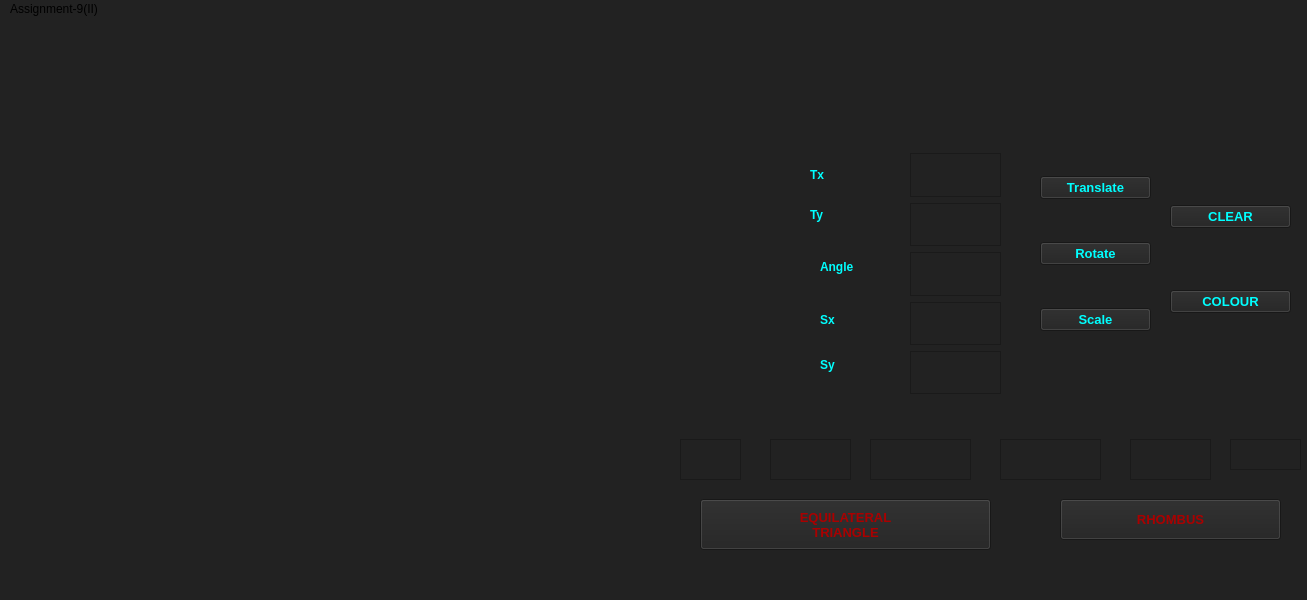
<?xml version="1.0" encoding="UTF-8"?>
<ui version="4.0">
 <class>MainWindow</class>
 <widget class="QMainWindow" name="MainWindow">
  <property name="geometry">
   <rect>
    <x>0</x>
    <y>0</y>
    <width>1307</width>
    <height>600</height>
   </rect>
  </property>
  <property name="windowTitle">
   <string>MainWindow</string>
  </property>
  <property name="styleSheet">
   <string notr="true">background-color: rgb(34, 34, 34);</string>
  </property>
  <widget class="QWidget" name="centralwidget">
   <widget class="QLabel" name="label">
    <property name="geometry">
     <rect>
      <x>810</x>
      <y>140</y>
      <width>61</width>
      <height>31</height>
     </rect>
    </property>
    <property name="font">
     <font>
      <pointsize>9</pointsize>
      <weight>75</weight>
      <bold>true</bold>
     </font>
    </property>
    <property name="styleSheet">
     <string notr="true">color:rgb(0, 255, 255)</string>
    </property>
    <property name="text">
     <string>Tx</string>
    </property>
   </widget>
   <widget class="QLabel" name="label_2">
    <property name="geometry">
     <rect>
      <x>810</x>
      <y>180</y>
      <width>61</width>
      <height>31</height>
     </rect>
    </property>
    <property name="font">
     <font>
      <pointsize>9</pointsize>
      <weight>75</weight>
      <bold>true</bold>
     </font>
    </property>
    <property name="styleSheet">
     <string notr="true">color:rgb(0, 255, 255)</string>
    </property>
    <property name="text">
     <string>Ty</string>
    </property>
   </widget>
   <widget class="QLabel" name="label_3">
    <property name="geometry">
     <rect>
      <x>820</x>
      <y>290</y>
      <width>61</width>
      <height>21</height>
     </rect>
    </property>
    <property name="font">
     <font>
      <pointsize>9</pointsize>
      <weight>75</weight>
      <bold>true</bold>
     </font>
    </property>
    <property name="styleSheet">
     <string notr="true">color:rgb(0, 255, 255)</string>
    </property>
    <property name="text">
     <string>Sx</string>
    </property>
   </widget>
   <widget class="QLabel" name="label_4">
    <property name="geometry">
     <rect>
      <x>820</x>
      <y>330</y>
      <width>71</width>
      <height>31</height>
     </rect>
    </property>
    <property name="font">
     <font>
      <pointsize>9</pointsize>
      <weight>75</weight>
      <bold>true</bold>
     </font>
    </property>
    <property name="styleSheet">
     <string notr="true">color:rgb(0, 255, 255)</string>
    </property>
    <property name="text">
     <string>Sy</string>
    </property>
   </widget>
   <widget class="QLabel" name="label_5">
    <property name="geometry">
     <rect>
      <x>820</x>
      <y>240</y>
      <width>55</width>
      <height>16</height>
     </rect>
    </property>
    <property name="font">
     <font>
      <pointsize>9</pointsize>
      <weight>75</weight>
      <bold>true</bold>
     </font>
    </property>
    <property name="styleSheet">
     <string notr="true">color:rgb(0, 255, 255)</string>
    </property>
    <property name="text">
     <string>Angle</string>
    </property>
   </widget>
   <widget class="QLabel" name="label_6">
    <property name="geometry">
     <rect>
      <x>0</x>
      <y>0</y>
      <width>600</width>
      <height>600</height>
     </rect>
    </property>
    <property name="text">
     <string/>
    </property>
   </widget>
   <widget class="QWidget" name="layoutWidget">
    <property name="geometry">
     <rect>
      <x>1040</x>
      <y>120</y>
      <width>111</width>
      <height>231</height>
     </rect>
    </property>
    <layout class="QVBoxLayout" name="verticalLayout">
     <item>
      <widget class="QPushButton" name="pushButton">
       <property name="font">
        <font>
         <pointsize>10</pointsize>
         <weight>75</weight>
         <bold>true</bold>
        </font>
       </property>
       <property name="styleSheet">
        <string notr="true">color:rgb(0, 255, 255)</string>
       </property>
       <property name="text">
        <string>Translate</string>
       </property>
      </widget>
     </item>
     <item>
      <widget class="QPushButton" name="pushButton_3">
       <property name="font">
        <font>
         <pointsize>10</pointsize>
         <weight>75</weight>
         <bold>true</bold>
        </font>
       </property>
       <property name="styleSheet">
        <string notr="true">color:rgb(0, 255, 255)</string>
       </property>
       <property name="text">
        <string>Rotate</string>
       </property>
      </widget>
     </item>
     <item>
      <widget class="QPushButton" name="pushButton_2">
       <property name="font">
        <font>
         <pointsize>10</pointsize>
         <weight>75</weight>
         <bold>true</bold>
        </font>
       </property>
       <property name="styleSheet">
        <string notr="true">color:rgb(0, 255, 255)</string>
       </property>
       <property name="text">
        <string>Scale</string>
       </property>
      </widget>
     </item>
    </layout>
   </widget>
   <widget class="QWidget" name="layoutWidget">
    <property name="geometry">
     <rect>
      <x>1170</x>
      <y>130</y>
      <width>121</width>
      <height>221</height>
     </rect>
    </property>
    <layout class="QVBoxLayout" name="verticalLayout_2">
     <item>
      <widget class="QPushButton" name="pushButton_4">
       <property name="font">
        <font>
         <pointsize>10</pointsize>
         <weight>75</weight>
         <bold>true</bold>
        </font>
       </property>
       <property name="styleSheet">
        <string notr="true">color:rgb(0, 255, 255)</string>
       </property>
       <property name="text">
        <string>CLEAR</string>
       </property>
      </widget>
     </item>
     <item>
      <widget class="QPushButton" name="pushButton_5">
       <property name="font">
        <font>
         <pointsize>10</pointsize>
         <weight>75</weight>
         <bold>true</bold>
        </font>
       </property>
       <property name="styleSheet">
        <string notr="true">color:rgb(0, 255, 255)</string>
       </property>
       <property name="text">
        <string>COLOUR</string>
       </property>
      </widget>
     </item>
    </layout>
   </widget>
   <widget class="QWidget" name="layoutWidget">
    <property name="geometry">
     <rect>
      <x>910</x>
      <y>134</y>
      <width>91</width>
      <height>241</height>
     </rect>
    </property>
    <layout class="QVBoxLayout" name="verticalLayout_3">
     <item>
      <widget class="QTextEdit" name="textEdit">
       <property name="styleSheet">
        <string notr="true">color:(rgb,255,255,255)</string>
       </property>
       <property name="html">
        <string>&lt;!DOCTYPE HTML PUBLIC &quot;-//W3C//DTD HTML 4.0//EN&quot; &quot;http://www.w3.org/TR/REC-html40/strict.dtd&quot;&gt;
&lt;html&gt;&lt;head&gt;&lt;meta name=&quot;qrichtext&quot; content=&quot;1&quot; /&gt;&lt;style type=&quot;text/css&quot;&gt;
p, li { white-space: pre-wrap; }
&lt;/style&gt;&lt;/head&gt;&lt;body style=&quot; font-family:'MS Shell Dlg 2'; font-size:7.8pt; font-weight:400; font-style:normal;&quot;&gt;
&lt;p style=&quot;-qt-paragraph-type:empty; margin-top:0px; margin-bottom:0px; margin-left:0px; margin-right:0px; -qt-block-indent:0; text-indent:0px;&quot;&gt;&lt;br /&gt;&lt;/p&gt;&lt;/body&gt;&lt;/html&gt;</string>
       </property>
      </widget>
     </item>
     <item>
      <widget class="QTextEdit" name="textEdit_2">
       <property name="html">
        <string>&lt;!DOCTYPE HTML PUBLIC &quot;-//W3C//DTD HTML 4.0//EN&quot; &quot;http://www.w3.org/TR/REC-html40/strict.dtd&quot;&gt;
&lt;html&gt;&lt;head&gt;&lt;meta name=&quot;qrichtext&quot; content=&quot;1&quot; /&gt;&lt;style type=&quot;text/css&quot;&gt;
p, li { white-space: pre-wrap; }
&lt;/style&gt;&lt;/head&gt;&lt;body style=&quot; font-family:'MS Shell Dlg 2'; font-size:7.8pt; font-weight:400; font-style:normal;&quot;&gt;
&lt;p style=&quot;-qt-paragraph-type:empty; margin-top:0px; margin-bottom:0px; margin-left:0px; margin-right:0px; -qt-block-indent:0; text-indent:0px;&quot;&gt;&lt;br /&gt;&lt;/p&gt;&lt;/body&gt;&lt;/html&gt;</string>
       </property>
      </widget>
     </item>
     <item>
      <widget class="QTextEdit" name="textEdit_5">
       <property name="html">
        <string>&lt;!DOCTYPE HTML PUBLIC &quot;-//W3C//DTD HTML 4.0//EN&quot; &quot;http://www.w3.org/TR/REC-html40/strict.dtd&quot;&gt;
&lt;html&gt;&lt;head&gt;&lt;meta name=&quot;qrichtext&quot; content=&quot;1&quot; /&gt;&lt;style type=&quot;text/css&quot;&gt;
p, li { white-space: pre-wrap; }
&lt;/style&gt;&lt;/head&gt;&lt;body style=&quot; font-family:'MS Shell Dlg 2'; font-size:7.8pt; font-weight:400; font-style:normal;&quot;&gt;
&lt;p style=&quot;-qt-paragraph-type:empty; margin-top:0px; margin-bottom:0px; margin-left:0px; margin-right:0px; -qt-block-indent:0; text-indent:0px;&quot;&gt;&lt;br /&gt;&lt;/p&gt;&lt;/body&gt;&lt;/html&gt;</string>
       </property>
      </widget>
     </item>
     <item>
      <widget class="QTextEdit" name="textEdit_3"/>
     </item>
     <item>
      <widget class="QTextEdit" name="textEdit_4"/>
     </item>
    </layout>
   </widget>
   <widget class="QPushButton" name="pushButton_6">
    <property name="geometry">
     <rect>
      <x>700</x>
      <y>480</y>
      <width>291</width>
      <height>51</height>
     </rect>
    </property>
    <property name="font">
     <font>
      <pointsize>10</pointsize>
      <weight>75</weight>
      <bold>true</bold>
     </font>
    </property>
    <property name="autoFillBackground">
     <bool>false</bool>
    </property>
    <property name="styleSheet">
     <string notr="true">color: rgb(170, 0, 0);</string>
    </property>
    <property name="text">
     <string>EQUILATERAL
TRIANGLE</string>
    </property>
   </widget>
   <widget class="QPushButton" name="pushButton_7">
    <property name="geometry">
     <rect>
      <x>1060</x>
      <y>480</y>
      <width>221</width>
      <height>41</height>
     </rect>
    </property>
    <property name="font">
     <font>
      <pointsize>10</pointsize>
      <weight>75</weight>
      <bold>true</bold>
     </font>
    </property>
    <property name="styleSheet">
     <string notr="true">color: rgb(170,0,0);</string>
    </property>
    <property name="text">
     <string>RHOMBUS</string>
    </property>
   </widget>
   <widget class="QTextEdit" name="textEdit_6">
    <property name="geometry">
     <rect>
      <x>680</x>
      <y>420</y>
      <width>61</width>
      <height>41</height>
     </rect>
    </property>
   </widget>
   <widget class="QTextEdit" name="textEdit_7">
    <property name="geometry">
     <rect>
      <x>770</x>
      <y>420</y>
      <width>81</width>
      <height>41</height>
     </rect>
    </property>
   </widget>
   <widget class="QTextEdit" name="textEdit_8">
    <property name="geometry">
     <rect>
      <x>870</x>
      <y>420</y>
      <width>101</width>
      <height>41</height>
     </rect>
    </property>
   </widget>
   <widget class="QTextEdit" name="textEdit_9">
    <property name="geometry">
     <rect>
      <x>1000</x>
      <y>420</y>
      <width>101</width>
      <height>41</height>
     </rect>
    </property>
   </widget>
   <widget class="QTextEdit" name="textEdit_10">
    <property name="geometry">
     <rect>
      <x>1130</x>
      <y>420</y>
      <width>81</width>
      <height>41</height>
     </rect>
    </property>
   </widget>
   <widget class="QTextEdit" name="textEdit_11">
    <property name="geometry">
     <rect>
      <x>1230</x>
      <y>420</y>
      <width>71</width>
      <height>31</height>
     </rect>
    </property>
   </widget>
  </widget>
  <widget class="QMenuBar" name="menubar">
   <property name="geometry">
    <rect>
     <x>0</x>
     <y>0</y>
     <width>1307</width>
     <height>25</height>
    </rect>
   </property>
   <widget class="QMenu" name="menuAssignment_9_II">
    <property name="title">
     <string>Assignment-9(II)</string>
    </property>
   </widget>
   <addaction name="menuAssignment_9_II"/>
  </widget>
  <widget class="QStatusBar" name="statusbar"/>
 </widget>
 <resources/>
 <connections/>
</ui>
